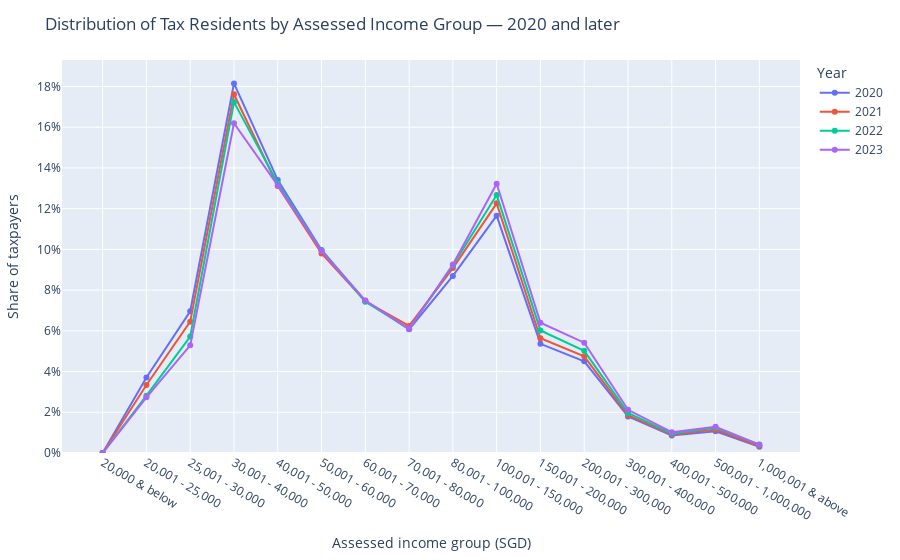
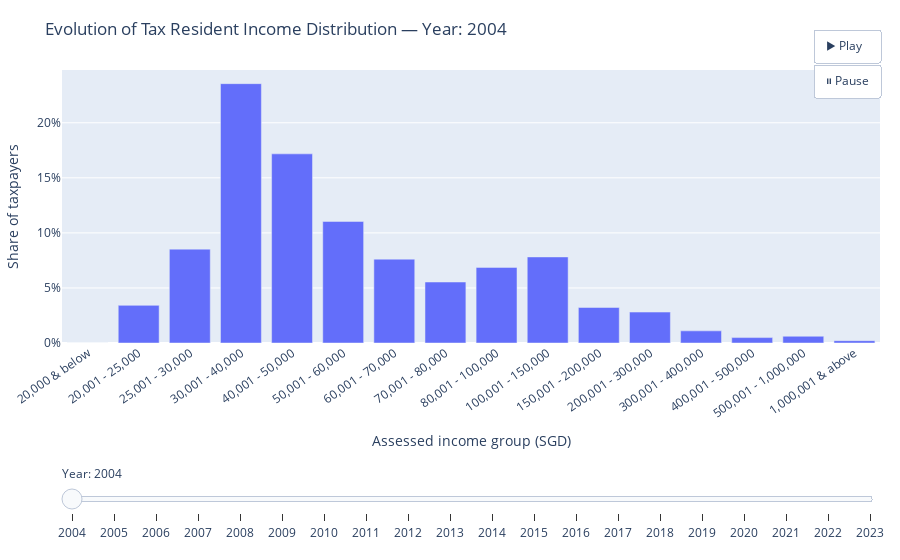

Notebook source saved alongside these figures, in order:
### Code cell
# --- 1) Filter to Tax Residents
df = income_table.copy()
df = df[df["resident_type"] == "Tax Resident"].copy()

# Ensure numeric
for c in ["number_of_taxpayers", "assessable_income", "chargeable_income", "net_tax_assessed"]:
    if c in df.columns:
        df[c] = pd.to_numeric(df[c], errors="coerce")

# --- 2) Parse and order income bins
# Supported examples:
# "20,000 & below", "20,001 - 25,000", ..., "1,000,001 & above"
def parse_bin_bounds(label: str):
    s = label.replace(",", "").strip()
    m = re.match(r"^(\d+)\s*&\s*below$", s, flags=re.I)
    if m:
        upper = int(m.group(1))
        lower = 0
        return lower, upper, True, False  # (lo, hi, is_below, is_above)
    m = re.match(r"^(\d+)\s*&\s*above$", s, flags=re.I)
    if m:
        lower = int(m.group(1))
        upper = math.inf
        return lower, upper, False, True
    m = re.match(r"^(\d+)\s*-\s*(\d+)$", s)
    if m:
        return int(m.group(1)), int(m.group(2)), False, False
    raise ValueError(f"Unrecognized bin label: {label!r}")

bin_info = []
for lbl in df["assessed_income_group"].dropna().unique():
    lo, hi, is_below, is_above = parse_bin_bounds(lbl)
    bin_info.append((lbl, lo, hi, is_below, is_above))
bin_info = sorted(bin_info, key=lambda x: (x[1], float("inf") if x[2] == math.inf else x[2]))
ordered_labels = [x[0] for x in bin_info]

# Categorical order for plotting
df["assessed_income_group"] = pd.Categorical(
    df["assessed_income_group"],
    categories=ordered_labels,
    ordered=True
)

# --- 3) Build distributions: shares per year/bin
dist = (
    df.groupby(["year_of_assessment", "assessed_income_group"], observed=True)["number_of_taxpayers"]
      .sum()
      .reset_index()
      .sort_values(["year_of_assessment", "assessed_income_group"])
)
# Normalize to shares within each year (0..1)
dist["share_of_taxpayers"] = dist.groupby("year_of_assessment")["number_of_taxpayers"].transform(
    lambda x: x / x.sum()
)

# ==============================
# Helper: Top-percent function
# ==============================
# Compute "what top-percent are you in this year?" given annual income in SGD.
# Method:
#  - locate income bin by bounds
#  - assume uniform distribution within the bin for interpolation
#  - compute CDF at income; top% = 100 * (1 - CDF)
bin_bounds_map = {lbl: (lo, hi) for (lbl, lo, hi, *_ ) in bin_info}

def income_top_percent(year: int, income_sgd: float) -> str:
    if year not in dist["year_of_assessment"].unique():
        return f"No data for year {year}."

    dsub = dist[dist["year_of_assessment"] == year].copy()
    if dsub.empty:
        return f"No data for year {year}."

    # Ensure correct order
    dsub = dsub.sort_values("assessed_income_group")
    labels = dsub["assessed_income_group"].astype(str).tolist()
    weights = dsub["share_of_taxpayers"].values  # sums to 1.0

    # Find the bin that contains the income
    target_idx = None
    for i, lbl in enumerate(labels):
        lo, hi = bin_bounds_map[lbl]
        if (income_sgd <= hi if hi != math.inf else True) and income_sgd >= lo:
            target_idx = i
            break

    if target_idx is None:
        # If income is below the lowest "below" boundary, or any odd gap
        if income_sgd < bin_bounds_map[labels[0]][0]:
            target_idx = 0
        else:
            target_idx = len(labels) - 1

    # CDF up to the start of the target bin
    cdf_before = weights[:target_idx].sum()

    # Within-bin interpolation
    lo, hi = bin_bounds_map[labels[target_idx]]
    w = weights[target_idx]

    if hi == math.inf:
        # For open-ended top bin, assume an effective width equal to the span of the previous finite bin
        # (fallback if it's the only bin: use 0.25 * lo)
        if target_idx > 0:
            prev_lo, prev_hi = bin_bounds_map[labels[target_idx - 1]]
            eff_width = max(prev_hi - prev_lo, 1.0)
        else:
            eff_width = max(0.25 * lo, 1.0)
        frac_in_bin = min(max((income_sgd - lo) / eff_width, 0.0), 1.0)
    else:
        width = max(hi - lo, 1.0)
        frac_in_bin = min(max((income_sgd - lo) / width, 0.0), 1.0)

    cdf_at_income = cdf_before + w * frac_in_bin
    top_percent = max(0.0, 1.0 - cdf_at_income) * 100.0

    return print(
        f"With an annual income of S$ {income_sgd:,.0f} in {int(year)}, "
        f"you belong to the top {top_percent:.1f}% earners."
    )

# ==============================
# Helper: Income needed to be in the top NN% in a given year
# ==============================
def income_needed_for_top_percent(year: int, top_percent: float) -> str:
    """
    Returns the minimum annual income (SGD) needed to be in the top `top_percent` percent
    of earners for the given year, assuming uniform distribution within each bin.

    Example:
        income_needed_for_top_percent(2022, 10.0)  # threshold for top 10%
    """
    if top_percent < 0 or top_percent > 100:
        return "top_percent must be between 0 and 100."

    if year not in dist["year_of_assessment"].unique():
        return f"No data for year {year}."

    dsub = dist[dist["year_of_assessment"] == year].copy()
    dsub = dsub.sort_values("assessed_income_group")

    labels = dsub["assessed_income_group"].astype(str).tolist()
    weights = dsub["share_of_taxpayers"].values  # sums to 1

    # Convert "top p%" to CDF quantile q in [0,1]
    # top 10% => q = 0.90; we need the 90th percentile threshold
    q = 1.0 - (top_percent / 100.0)
    q = min(max(q, 0.0), 1.0)

    # cumulative distribution
    cdf = np.cumsum(weights)

    # find first bin where CDF >= q
    idx = np.searchsorted(cdf, q, side="left")

    if idx == 0:
        # threshold lies in the first bin
        lo, hi = bin_bounds_map[labels[0]]
        if hi == math.inf:
            # degenerate case: only one open-ended bin
            return f"Estimated threshold income for top {top_percent:.1f}% in {int(year)}: S$ {lo:,.0f}+"
        width = max(hi - lo, 1.0)
        # fraction within bin to reach q
        frac = q / weights[0] if weights[0] > 0 else 0.0
        income = lo + frac * width
    elif idx >= len(labels):
        # q beyond all bins due to rounding; threshold at top of last finite bin
        lo, hi = bin_bounds_map[labels[-1]]
        income = lo if hi == math.inf else hi
    else:
        # interpolate within the idx-th bin
        prev_cdf = cdf[idx - 1]
        lo, hi = bin_bounds_map[labels[idx]]
        w = weights[idx]
        if hi == math.inf:
            # approximate an effective width from previous finite bin
            if idx > 0:
                prev_lo, prev_hi = bin_bounds_map[labels[idx - 1]]
                eff_width = max(prev_hi - prev_lo, 1.0)
            else:
                eff_width = max(0.25 * lo, 1.0)
            frac = 0.0 if w == 0 else (q - prev_cdf) / w
            frac = min(max(frac, 0.0), 1.0)
            income = lo + frac * eff_width
        else:
            width = max(hi - lo, 1.0)
            frac = 0.0 if w == 0 else (q - prev_cdf) / w
            frac = min(max(frac, 0.0), 1.0)
            income = lo + frac * width

    return print(
        f"To be in the top {top_percent:.1f}% of earners in {int(year)}, "
        f"you would need an annual income of approximately S$ {income:,.0f}."
    )

# ==============================
# Plotly: Static plot (2020+)
# ==============================
years_2020_plus = sorted([int(y) for y in dist["year_of_assessment"].dropna().unique() if int(y) >= 2020])
if years_2020_plus:
    d2020p = dist[dist["year_of_assessment"].isin(years_2020_plus)].copy()

    # Convert shares (0..1) to percentage for tooltips if you like; axis will format as %
    d2020p["share_pct"] = d2020p["share_of_taxpayers"] * 100

    fig_line = px.line(
        d2020p,
        x="assessed_income_group",
        y="share_of_taxpayers",
        color="year_of_assessment",
        markers=True,
        category_orders={"assessed_income_group": ordered_labels},
        labels={
            "assessed_income_group": "Assessed income group (SGD)",
            "share_of_taxpayers": "Share of taxpayers",
            "year_of_assessment": "Year"
        },
        hover_data={"share_of_taxpayers": ":.2%", "share_pct": False}
    )
    # Y axis in percentage
    fig_line.update_yaxes(tickformat=".0%", rangemode="tozero")
    fig_line.update_layout(
        title="Distribution of Tax Residents by Assessed Income Group — 2020 and later",
        legend_title_text="Year",
        margin=dict(l=40, r=20, t=60, b=80)
    )
    fig_line.show()
else:
    print("No years ≥ 2020 found in the data to plot.")

# ==============================
# Plotly: Animated bars (all years)
# ==============================
# ==============================
# Plotly: Animated bars (all years) — improved layout
# ==============================
years_all = sorted([int(y) for y in dist["year_of_assessment"].dropna().unique()])
if years_all:
    frames = []
    for y in years_all:
        ysub = dist[dist["year_of_assessment"] == y]
        frames.append(go.Frame(
            name=str(y),
            data=[go.Bar(
                x=ysub["assessed_income_group"].astype(str),
                y=ysub["share_of_taxpayers"],
                hovertemplate="Group: %{x}<br>Share: %{y:.2%}<extra></extra>"
            )]
        ))

    y0 = years_all[0]
    base = dist[dist["year_of_assessment"] == y0]

    # Build the slider steps
    slider_steps = [
        dict(
            label=str(y),
            method="animate",
            args=[[str(y)], {"mode": "immediate", "frame": {"duration": 0, "redraw": True}, "transition": {"duration": 200}}]
        )
        for y in years_all
    ]

    fig_anim = go.Figure(
        data=[go.Bar(
            x=base["assessed_income_group"].astype(str),
            y=base["share_of_taxpayers"],
            hovertemplate="Group: %{x}<br>Share: %{y:.2%}<extra></extra>"
        )],
        layout=go.Layout(
            title=f"Evolution of Tax Resident Income Distribution — Year: {y0}",
            xaxis=dict(
                title="Assessed income group (SGD)",
                categoryorder="array",
                categoryarray=ordered_labels,
                tickangle=-35,              # rotate to reduce overlap
                automargin=True
            ),
            yaxis=dict(
                title="Share of taxpayers",
                tickformat=".0%",
                rangemode="tozero"
            ),
            updatemenus=[dict(
                type="buttons",
                showactive=False,
                x=1.0, y=1.15, xanchor="right", yanchor="top",
                buttons=[
                    dict(label="▶ Play", method="animate",
                         args=[None, {"frame": {"duration": 800, "redraw": True}, "fromcurrent": True, "transition": {"duration": 300}}]),
                    dict(label="⏸ Pause", method="animate",
                         args=[[None], {"mode": "immediate", "frame": {"duration": 0, "redraw": False}, "transition": {"duration": 0}}])
                ]
            )],
            sliders=[dict(
                active=0,
                x=0.0, y=-0.40,              # push the slider further below the x-axis
                xanchor="left", yanchor="top",
                len=1.0,
                pad={"t": 10, "b": 10},      # vertical padding around the slider
                currentvalue={"prefix": "Year: "},
                steps=slider_steps
            )],
            margin=dict(l=40, r=20, t=70, b=160)  # extra bottom margin for long labels + slider
        ),
        frames=frames
    )

    fig_anim.show()
else:
    print("No yearly data found to animate.")

### Figure 1 — Plotly figure (JSON) as saved in the notebook; plotly's stock layout.template omitted (floating-point values rounded to 4 significant figures)
{"data": [{"customdata": [[0], [3.712], [6.961], [18.15], [13.4], [9.972], [7.474], [6.074], [8.697], [11.65], [5.361], [4.502], [1.795], [0.861], [1.069], [0.3091]], "hovertemplate": "Year=2020<br>Assessed income group (SGD)=%{x}<br>Share of taxpayers=%{y:.2%}<extra></extra>", "legendgroup": "2020", "line": {"color": "#636efa", "dash": "solid"}, "marker": {"symbol": "circle"}, "mode": "lines+markers", "name": "2020", "orientation": "v", "showlegend": true, "type": "scatter", "x": ["20,000 & below", "20,001 - 25,000", "25,001 - 30,000", "30,001 - 40,000", "40,001 - 50,000", "50,001 - 60,000", "60,001 - 70,000", "70,001 - 80,000", "80,001 - 100,000", "100,001 - 150,000", "150,001 - 200,000", "200,001 - 300,000", "300,001 - 400,000", "400,001 - 500,000", "500,001 - 1,000,000", "1,000,001 & above"], "xaxis": "x", "y": [0, 0.03712, 0.06961, 0.1815, 0.134, 0.09972, 0.07474, 0.06074, 0.08697, 0.1165, 0.05361, 0.04502, 0.01795, 0.00861, 0.01069, 0.003091], "yaxis": "y"}, {"customdata": [[0], [3.342], [6.449], [17.62], [13.11], [9.799], [7.45], [6.239], [9.082], [12.26], [5.636], [4.748], [1.863], [0.9063], [1.148], [0.3427]], "hovertemplate": "Year=2021<br>Assessed income group (SGD)=%{x}<br>Share of taxpayers=%{y:.2%}<extra></extra>", "legendgroup": "2021", "line": {"color": "#EF553B", "dash": "solid"}, "marker": {"symbol": "circle"}, "mode": "lines+markers", "name": "2021", "orientation": "v", "showlegend": true, "type": "scatter", "x": ["20,000 & below", "20,001 - 25,000", "25,001 - 30,000", "30,001 - 40,000", "40,001 - 50,000", "50,001 - 60,000", "60,001 - 70,000", "70,001 - 80,000", "80,001 - 100,000", "100,001 - 150,000", "150,001 - 200,000", "200,001 - 300,000", "300,001 - 400,000", "400,001 - 500,000", "500,001 - 1,000,000", "1,000,001 & above"], "xaxis": "x", "y": [0, 0.03342, 0.06449, 0.1762, 0.1311, 0.09799, 0.0745, 0.06239, 0.09082, 0.1226, 0.05636, 0.04748, 0.01863, 0.009063, 0.01148, 0.003427], "yaxis": "y"}, {"customdata": [[0], [2.817], [5.722], [17.23], [13.24], [9.937], [7.434], [6.101], [9.223], [12.67], [6.02], [5.019], [1.969], [0.9552], [1.243], [0.41]], "hovertemplate": "Year=2022<br>Assessed income group (SGD)=%{x}<br>Share of taxpayers=%{y:.2%}<extra></extra>", "legendgroup": "2022", "line": {"color": "#00cc96", "dash": "solid"}, "marker": {"symbol": "circle"}, "mode": "lines+markers", "name": "2022", "orientation": "v", "showlegend": true, "type": "scatter", "x": ["20,000 & below", "20,001 - 25,000", "25,001 - 30,000", "30,001 - 40,000", "40,001 - 50,000", "50,001 - 60,000", "60,001 - 70,000", "70,001 - 80,000", "80,001 - 100,000", "100,001 - 150,000", "150,001 - 200,000", "200,001 - 300,000", "300,001 - 400,000", "400,001 - 500,000", "500,001 - 1,000,000", "1,000,001 & above"], "xaxis": "x", "y": [0, 0.02817, 0.05722, 0.1723, 0.1324, 0.09937, 0.07434, 0.06101, 0.09223, 0.1267, 0.0602, 0.05019, 0.01969, 0.009552, 0.01243, 0.0041], "yaxis": "y"}, {"customdata": [[0], [2.737], [5.291], [16.2], [13.14], [9.915], [7.485], [6.093], [9.254], [13.22], [6.4], [5.418], [2.122], [1.02], [1.29], [0.4116]], "hovertemplate": "Year=2023<br>Assessed income group (SGD)=%{x}<br>Share of taxpayers=%{y:.2%}<extra></extra>", "legendgroup": "2023", "line": {"color": "#ab63fa", "dash": "solid"}, "marker": {"symbol": "circle"}, "mode": "lines+markers", "name": "2023", "orientation": "v", "showlegend": true, "type": "scatter", "x": ["20,000 & below", "20,001 - 25,000", "25,001 - 30,000", "30,001 - 40,000", "40,001 - 50,000", "50,001 - 60,000", "60,001 - 70,000", "70,001 - 80,000", "80,001 - 100,000", "100,001 - 150,000", "150,001 - 200,000", "200,001 - 300,000", "300,001 - 400,000", "400,001 - 500,000", "500,001 - 1,000,000", "1,000,001 & above"], "xaxis": "x", "y": [0, 0.02737, 0.05291, 0.162, 0.1314, 0.09915, 0.07485, 0.06093, 0.09254, 0.1322, 0.064, 0.05418, 0.02122, 0.0102, 0.0129, 0.004116], "yaxis": "y"}], "layout": {"legend": {"title": {"text": "Year"}, "tracegroupgap": 0}, "margin": {"b": 80, "l": 40, "r": 20, "t": 60}, "title": {"text": "Distribution of Tax Residents by Assessed Income Group — 2020 and later"}, "xaxis": {"anchor": "y", "categoryarray": ["20,000 & below", "20,001 - 25,000", "25,001 - 30,000", "30,001 - 40,000", "40,001 - 50,000", "50,001 - 60,000", "60,001 - 70,000", "70,001 - 80,000", "80,001 - 100,000", "100,001 - 150,000", "150,001 - 200,000", "200,001 - 300,000", "300,001 - 400,000", "400,001 - 500,000", "500,001 - 1,000,000", "1,000,001 & above"], "categoryorder": "array", "domain": [0, 1], "title": {"text": "Assessed income group (SGD)"}}, "yaxis": {"anchor": "x", "domain": [0, 1], "rangemode": "tozero", "tickformat": ".0%", "title": {"text": "Share of taxpayers"}}}}

### Figure 2 — Plotly figure (JSON) as saved in the notebook; plotly's stock layout.template omitted (floating-point values rounded to 4 significant figures)
{"data": [{"hovertemplate": "Group: %{x}<br>Share: %{y:.2%}<extra></extra>", "type": "bar", "x": ["20,000 & below", "20,001 - 25,000", "25,001 - 30,000", "30,001 - 40,000", "40,001 - 50,000", "50,001 - 60,000", "60,001 - 70,000", "70,001 - 80,000", "80,001 - 100,000", "100,001 - 150,000", "150,001 - 200,000", "200,001 - 300,000", "300,001 - 400,000", "400,001 - 500,000", "500,001 - 1,000,000", "1,000,001 & above"], "y": [0, 0.03418, 0.08524, 0.2355, 0.1718, 0.1104, 0.07615, 0.05538, 0.06867, 0.07816, 0.03227, 0.02809, 0.01101, 0.004919, 0.006132, 0.00212]}], "layout": {"margin": {"b": 160, "l": 40, "r": 20, "t": 70}, "sliders": [{"active": 0, "currentvalue": {"prefix": "Year: "}, "len": 1, "pad": {"b": 10, "t": 10}, "steps": [{"args": [["2004"], {"frame": {"duration": 0, "redraw": true}, "mode": "immediate", "transition": {"duration": 200}}], "label": "2004", "method": "animate"}, {"args": [["2005"], {"frame": {"duration": 0, "redraw": true}, "mode": "immediate", "transition": {"duration": 200}}], "label": "2005", "method": "animate"}, {"args": [["2006"], {"frame": {"duration": 0, "redraw": true}, "mode": "immediate", "transition": {"duration": 200}}], "label": "2006", "method": "animate"}, {"args": [["2007"], {"frame": {"duration": 0, "redraw": true}, "mode": "immediate", "transition": {"duration": 200}}], "label": "2007", "method": "animate"}, {"args": [["2008"], {"frame": {"duration": 0, "redraw": true}, "mode": "immediate", "transition": {"duration": 200}}], "label": "2008", "method": "animate"}, {"args": [["2009"], {"frame": {"duration": 0, "redraw": true}, "mode": "immediate", "transition": {"duration": 200}}], "label": "2009", "method": "animate"}, {"args": [["2010"], {"frame": {"duration": 0, "redraw": true}, "mode": "immediate", "transition": {"duration": 200}}], "label": "2010", "method": "animate"}, {"args": [["2011"], {"frame": {"duration": 0, "redraw": true}, "mode": "immediate", "transition": {"duration": 200}}], "label": "2011", "method": "animate"}, {"args": [["2012"], {"frame": {"duration": 0, "redraw": true}, "mode": "immediate", "transition": {"duration": 200}}], "label": "2012", "method": "animate"}, {"args": [["2013"], {"frame": {"duration": 0, "redraw": true}, "mode": "immediate", "transition": {"duration": 200}}], "label": "2013", "method": "animate"}, {"args": [["2014"], {"frame": {"duration": 0, "redraw": true}, "mode": "immediate", "transition": {"duration": 200}}], "label": "2014", "method": "animate"}, {"args": [["2015"], {"frame": {"duration": 0, "redraw": true}, "mode": "immediate", "transition": {"duration": 200}}], "label": "2015", "method": "animate"}, {"args": [["2016"], {"frame": {"duration": 0, "redraw": true}, "mode": "immediate", "transition": {"duration": 200}}], "label": "2016", "method": "animate"}, {"args": [["2017"], {"frame": {"duration": 0, "redraw": true}, "mode": "immediate", "transition": {"duration": 200}}], "label": "2017", "method": "animate"}, {"args": [["2018"], {"frame": {"duration": 0, "redraw": true}, "mode": "immediate", "transition": {"duration": 200}}], "label": "2018", "method": "animate"}, {"args": [["2019"], {"frame": {"duration": 0, "redraw": true}, "mode": "immediate", "transition": {"duration": 200}}], "label": "2019", "method": "animate"}, {"args": [["2020"], {"frame": {"duration": 0, "redraw": true}, "mode": "immediate", "transition": {"duration": 200}}], "label": "2020", "method": "animate"}, {"args": [["2021"], {"frame": {"duration": 0, "redraw": true}, "mode": "immediate", "transition": {"duration": 200}}], "label": "2021", "method": "animate"}, {"args": [["2022"], {"frame": {"duration": 0, "redraw": true}, "mode": "immediate", "transition": {"duration": 200}}], "label": "2022", "method": "animate"}, {"args": [["2023"], {"frame": {"duration": 0, "redraw": true}, "mode": "immediate", "transition": {"duration": 200}}], "label": "2023", "method": "animate"}], "x": 0, "xanchor": "left", "y": -0.4, "yanchor": "top"}], "title": {"text": "Evolution of Tax Resident Income Distribution — Year: 2004"}, "updatemenus": [{"buttons": [{"args": [null, {"frame": {"duration": 800, "redraw": true}, "fromcurrent": true, "transition": {"duration": 300}}], "label": "▶ Play", "method": "animate"}, {"args": [[null], {"frame": {"duration": 0, "redraw": false}, "mode": "immediate", "transition": {"duration": 0}}], "label": "⏸ Pause", "method": "animate"}], "showactive": false, "type": "buttons", "x": 1, "xanchor": "right", "y": 1.15, "yanchor": "top"}], "xaxis": {"automargin": true, "categoryarray": ["20,000 & below", "20,001 - 25,000", "25,001 - 30,000", "30,001 - 40,000", "40,001 - 50,000", "50,001 - 60,000", "60,001 - 70,000", "70,001 - 80,000", "80,001 - 100,000", "100,001 - 150,000", "150,001 - 200,000", "200,001 - 300,000", "300,001 - 400,000", "400,001 - 500,000", "500,001 - 1,000,000", "1,000,001 & above"], "categoryorder": "array", "tickangle": -35, "title": {"text": "Assessed income group (SGD)"}}, "yaxis": {"rangemode": "tozero", "tickformat": ".0%", "title": {"text": "Share of taxpayers"}}}}
